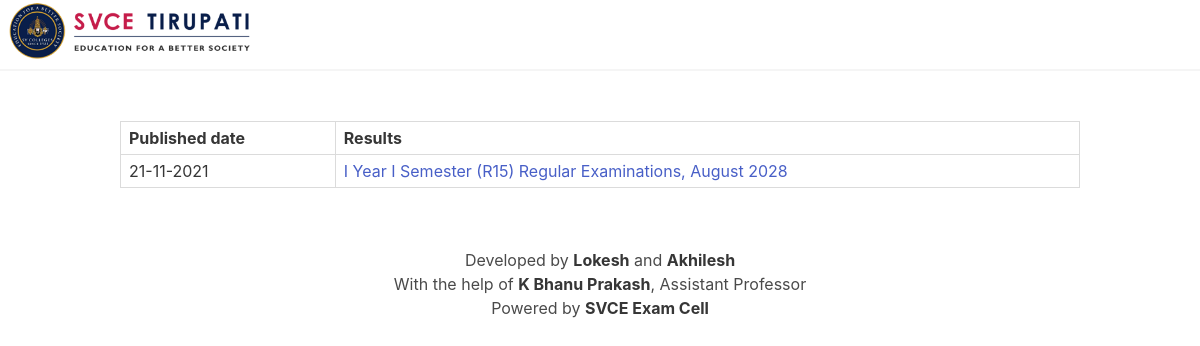
Page /home on the earlier database version.
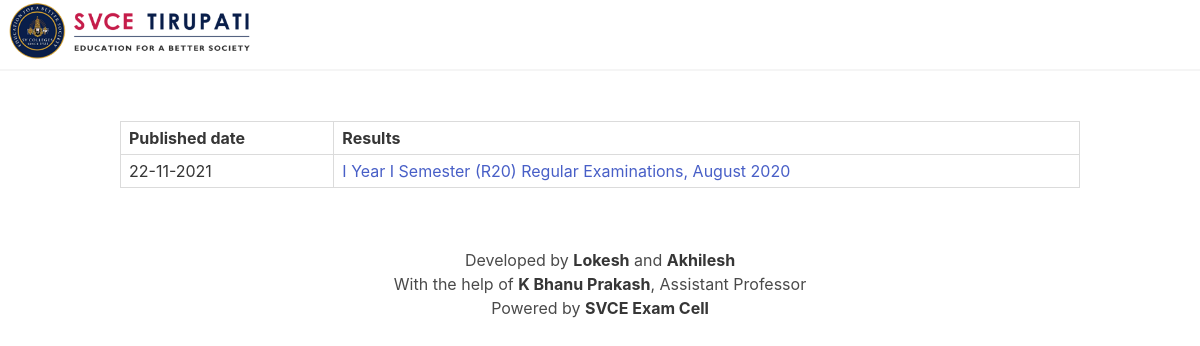
Same page on the later database version.
### tables this page shows
CREATE TABLE metadata(
        sno integer PRIMARY KEY,
        date text,
        name text
    );

### app.py (the view)
@app.route('/')
@app.route('/home')
def home():
    con = sqlite3.connect('results.db')
    resultsList = getResultsList(con)
    return render_template('home.html', resultsList=resultsList)

### marks.py (called while the page is built)
def parseTableName(name):
    name = name.split('_')[1:]
    res = f'{name[0].upper()} Year {name[1].upper()} Semester '
    res += f'({name[2].title()}) {name[3].title()} Examinations, {name[4].title()} {name[5]}'
    return res

def getResultsList(con):
    cur = con.cursor()
    sql = 'SELECT * FROM metadata ORDER BY sno DESC LIMIT 17'
    res = []
    for row in cur.execute(sql):
        res.append([*row[:2], parseTableName(row[2])])
    return res

### templates/home.html (shortened to what this page needs)
{% extends 'layout.html' %}
{% block content %}
<div class="table-container my-6 ">
    <table class="table is-bordered is-striped is-narrow is-hoverable is-fullwidth">
        <thead>
            <tr>
                <th>Published date</th>
                <th>Results</th>
            </tr>
        </thead>
        <tbody>
            {% for row in resultsList %}
            <tr>
                <td>{{ row[1] }}</td>
                <td><a href="{{ url_for('roll', table=row[0]) }}">{{ row[2] }}</a></td>
            </tr>
            {% endfor %}
        </tbody>
    </table>
</div>
{% endblock content %}

### templates/layout.html (shortened to what this page needs)
<!DOCTYPE html>
<html lang="en">
<head>
  <link rel="stylesheet" href="/static/css/bulma.min.css" />
</head>
<body>
  <div class="navbar has-shadow">
    <div class="navbar-brand">
      <a href="{{ url_for('home') }} ">
        <img src="static/images/svcelogo.png" alt="logo" height="256" width="256"></a>
    </div>
  </div>
  <div class="container pt-1 px-0-mobile mx-0-mobile">
    {% block content %} {% endblock content %}
  </div>
  <footer class="py-3">
    <div class="has-text-centered">
      <p>
        Developed by <strong>Lokesh</strong> and <strong>Akhilesh</strong>
      <p>With the help of <strong>K Bhanu Prakash</strong>, Assistant Professor</p>
      </p>
      <p>
        Powered by <strong>SVCE Exam Cell</strong>
      </p>
    </div>
  </footer>
</body>
</html>

### templates/layout.html (style rules this page uses)
footer { width: 100%; box-shadow: black; }

Differences in the rows shown:
changed metadata: date "21-11-2021" → "22-11-2021"; row "I Year I Semester (R15) Regular Examinations, August 2028" → "I Year I Semester (R20) Regular Examinations, August 2020"
